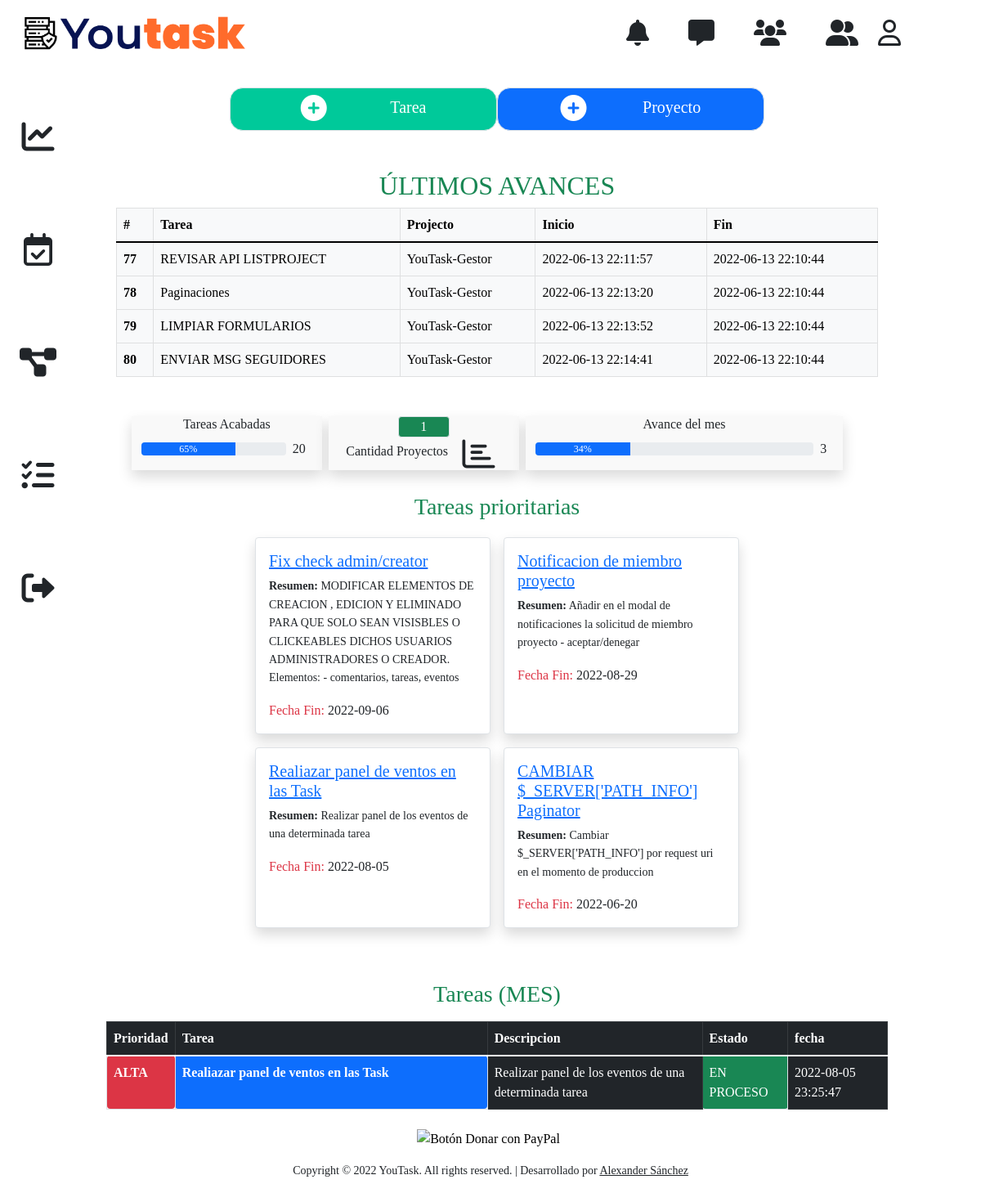
Page /panel (signed in) on the committed database.
### tables this page shows
CREATE TABLE `Tasks` (
  `id` int NOT NULL AUTO_INCREMENT,
  `name` varchar(45) NOT NULL,
  `description` longtext NOT NULL,
  `adminID` int NOT NULL,
  `state` enum('REALIZADO','EN PROCESO','CANCELADO') NOT NULL,
  `priority` enum('ALTA','MEDIA','BAJA') NOT NULL,
  `create_at` timestamp NOT NULL DEFAULT CURRENT_TIMESTAMP,
  `date_end` timestamp NULL DEFAULT NULL,
  `projectID` int DEFAULT NULL,
  PRIMARY KEY (`id`),
  KEY `fkAdminTask_idx` (`adminID`),
  KEY `fkprojectTask_idx` (`projectID`),
  CONSTRAINT `fkAdminTask` FOREIGN KEY (`adminID`) REFERENCES `users` (`id`),
  CONSTRAINT `fkprojectTask` FOREIGN KEY (`projectID`) REFERENCES `Projects` (`id`) ON DELETE CASCADE ON UPDATE CASCADE
);

CREATE TABLE `Projects` (
  `id` int NOT NULL AUTO_INCREMENT,
  `name` varchar(45) NOT NULL,
  `description` longtext,
  `adminID` int NOT NULL,
  `state` enum('REALIZADO','EN PROCESO','CANCELADO') NOT NULL,
  `priority` enum('ALTA','MEDIA','BAJA') NOT NULL,
  `create_at` timestamp NOT NULL DEFAULT CURRENT_TIMESTAMP,
  `date_end` timestamp NULL DEFAULT NULL,
  `groupID` int DEFAULT NULL,
  `folderURL` varchar(200) NOT NULL,
  PRIMARY KEY (`id`),
  KEY `fkAdmin_idx` (`adminID`),
  KEY `fkgroupProjects_idx` (`groupID`),
  CONSTRAINT `fkAdmin` FOREIGN KEY (`adminID`) REFERENCES `users` (`id`) ON DELETE CASCADE ON UPDATE CASCADE,
  CONSTRAINT `fkGroupProject` FOREIGN KEY (`groupID`) REFERENCES `Groups` (`idGroups`) ON DELETE CASCADE ON UPDATE CASCADE
);

### views/app/panel.php (the view, shortened to what the rows shown need)
<?php if ($projects < 1) : ?>
    <div class="d-flex flex-column w-100 align-items-center mt-5" id="wrap_initials">
        <h1 class="w-100"><span class="badge bg-success w-100">Bienvenido a YouTask</span></h1>
        <div class="d-flex w-75 flex-column mt-4 justify-content-center">
            <button type="button" id="create_project" class="btn btn-success my-2 mx-2 w-100">Crear proyecto</button>
            <button type="button" id="create_task" class="btn btn-success my-2 mx-2 w-100">Crear tarea</button>
        </div>
        <div class="w-75 mt-2">
            <p class="w-100">Lorem ipsum dolor sit amet consectetur adipisicing elit. Maxime ullam, eum itaque, id minima corrupti labore dicta iste nemo voluptatum est? Error veniam cupiditate non, ipsam lorem ipsum dolor sit ametlorem lorem quidem odio aut. Officia!Lorem Lorem ipsum dolor sit amet consectetur adipisicing elit. Totam veritatis atque incidunt minus eum maiores voluptatibus dignissimos aliquid! Eligendi nobis corporis assumenda voluptatem autem fugiat, neque eius quae animi alias. Lorem ipsum dolor sit amet consectetur adipisicing elit. Incidunt repudiandae, sapiente vitae praesentium, tenetur consequatur itaque rerum quo pariatur voluptatibus alias saepe sunt, sit doloremque ipsa possimus vel fuga. Placeat. Lorem ipsum dolor sit amet consectetur adipisicing elit. Quo magnam natus tempora, unde nam sed amet aliquid consequuntur, modi eum at. Facere aperiam earum sint voluptatem dolore neque, ipsum amet. Lorem ipsum dolor sit amet consectetur adipisicing elit. Ipsam sequi adipisci unde iure, accusantium tempore minima exercitationem repellat tenetur aperiam beatae quasi assumenda temporibus officia voluptas? Blanditiis iste soluta beatae. Lorem ipsum dolor sit amet consectetur adipisicing elit. Repellat incidunt maiores omnis nostrum temporibus veritatis sequi consectetur sed fuga neque commodi voluptates laborum, quis nihil officia soluta veniam laboriosam qui. Lorem ipsum dolor sit amet consectetur adipisicing elit. Natus error nisi laborum? Odit ipsa veniam beatae atque quod? Totam ratione iusto velit eos similique dicta alias quia hic possimus quam! Lorem ipsum, dolor sit amet consectetur adipisicing elit. Cumque commodi dignissimos omnis natus minima facilis assumenda necessitatibus quod impedit eligendi vel possimus, dolore non odio eum, accusantium architecto a suscipit! lorem </p>
        </div>
    </div>
    <div class="" id="wrap_create_project">
        <h2 class="mb-4 mt-2">Crear proyecto</h2>
        <form class="row g-3 justify-content-center" action="/panel" method="POST" enctype="multipart/form-data">
            <?php include_once __DIR__ . "/../templates/createProject.php"; ?>
        </form>
    </div>
<?php else : ?>
    <div class="row align-items-center mt-5">
        <div class="col-12 d-flex flex-column align-items-center">
            <h2 class="text-uppercase text-success">Últimos avances</h2>
            <div class="row w-100">
                <div class="table-responsive">
                    <table class="table table-bordered table-light">
                        <thead>
                            <tr>
                                <th scope="col">#</th>
                                <th scope="col">Tarea</th>
                                <th scope="col">Projecto</th>
                                <th scope="col">Inicio</th>
                                <th scope="col">Fin</th>
                            </tr>
                        </thead>
                        <tbody>
                            <?php foreach ($lastProgress as $project) : ?>
                                <tr>
                                    <th scope="row"><?php echo $project['id']; ?></th>
                                    <td><?php echo $project['name'] ?></td>
                                    <td><?php echo $project['NameProject']; ?></td>
                                    <td><?php echo $project['create_at']; ?></td>
                                    <td><?php echo $project['date_end']; ?></td>
                                </tr>
                            <?php endforeach; ?>
                        </tbody>
                    </table>
                </div>
            </div>
        </div>
    </div>
    <div class="row align-items-center my-3">
        <div class="col-12 d-flex flex-column align-items-center">
            <div class="row w-md-75 w-100 d-flex justify-content-center">
                <div class="col-md-10 col-12 d-flex flex-wrap justify-content-center">
                    <?php foreach ($tasks as $task) : ?>
                        <div class="card m-2 shadow border rounded" style="width: 18rem;">
                            <div class="card-body">
                                <h5 class="card-title text-primary"><a href="/tarea?id=<?php echo $task['id'] ?>"><?php echo $task['name'] ?></a></h5>
                                <p class="card-text"><strong>Resumen:</strong> <?php echo $task['description'] ?></p>
                                <span><span class="text-danger">Fecha Fin:</span> <?php echo substr($task['date_end'], 0, 11) ?></span>
                            </div>
                        </div>
                    <?php endforeach; ?>
                </div>
            </div>
        </div>
    </div>
    <div class="row align-items-center mt-4">
        <div class="table-responsive">
            <table class="table table-bordered table-dark">
                <thead>
                    <tr>
                        <th scope="col">Prioridad</th>
                        <th width="40%" scope="col">Tarea</th>
                        <th scope="col">Descripcion</th>
                        <th scope="col">Estado</th>
                        <th scope="col">fecha</th>
                    </tr>
                </thead>
                <tbody>
                    <?php foreach ($tasksMonth as $task) : ?>
                        <tr>
                            <?php if ($task['priority'] == 'ALTA') : ?>
                                <th class="bg-danger text-white border rounded" scope="row"><?php echo $task['priority']; ?></th>
                            <?php elseif ($task['priority'] == 'MEDIA') : ?>
                                <th class="bg-secondary text-white border rounded" scope="row"><?php echo $task['priority']; ?></th>
                            <?php elseif ($task['priority'] == 'BAJA') : ?>
                                <th class="bg-primary text-white border rounded" scope="row"><?php echo $task['priority']; ?></th>
                            <?php endif; ?>
                            <th class="bg-primary text-white border rounded" scope="row"><?php echo $task['name']; ?></th>
                            <td><?php echo $task['description']; ?></td>
                            <td class="bg-success text-white border rounded"><?php echo $task['state']; ?></td>
                            <td><?php echo $task['date_end']; ?></td>
                        </tr>
                    <?php endforeach; ?>
                </tbody>
            </table>
        </div>
    </div>
<?php endif; ?>

### rows in the picture
tasks: id "77", name "REVISAR API LISTPROJECT", projectID.name "YouTask-Gestor", create_at "2022-06-13 22:11:57", date_end "2022-06-13 22:10:44"
tasks: id "78", name "Paginaciones", projectID.name "YouTask-Gestor", create_at "2022-06-13 22:13:20", date_end "2022-06-13 22:10:44"
tasks: id "79", name "LIMPIAR FORMULARIOS", projectID.name "YouTask-Gestor", create_at "2022-06-13 22:13:52", date_end "2022-06-13 22:10:44"
tasks: id "80", name "ENVIAR MSG SEGUIDORES", projectID.name "YouTask-Gestor", create_at "2022-06-13 22:14:41", date_end "2022-06-13 22:10:44"
tasks: name "Fix check admin/creator", description "MODIFICAR ELEMENTOS DE CREACION , EDICION Y ELIMINADO PARA QUE SOLO SEAN VISISBLES O CLICKEABLES DICHOS USUARIOS ADMINISTRADORES O CREADOR. Elementos: - comentarios, tareas, eventos", date_end "2022-09-06"
tasks: name "Notificacion de miembro proyecto", description "Añadir en el modal de notificaciones la solicitud de miembro proyecto - aceptar/denegar", date_end "2022-08-29"
tasks: name "Realiazar panel de ventos en las Task", description "Realizar panel de los eventos de una determinada tarea", date_end "2022-08-05", priority "ALTA", state "EN PROCESO", date_end "2022-08-05 23:25:47"
tasks: name "CAMBIAR $_SERVER['PATH_INFO'] Paginator", description "Cambiar $_SERVER['PATH_INFO'] por request uri en el momento de produccion", date_end "2022-06-20"

### other values in the picture
$porcentTasks "65"
$TaskQuantity "20"
$ProjectsQuantity "1"
$porcentTasksMonth "34"
$taskMonth "3"
